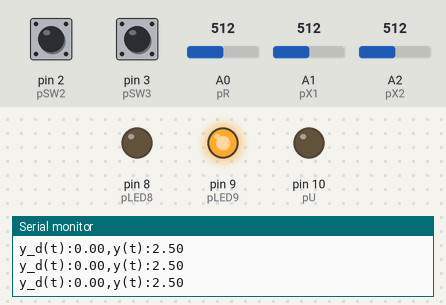
A sketch run on a simulated Arduino Uno, built with avr-gcc and run on an emulated ATmega328P. On the bench: output pins drawn as LEDs (lit = HIGH), the last lines printed to the serial monitor. Dashed ring = blinking. The test bench sets the inputs (shaded band); at power-on: pin 2 (pSW2) LOW, A0 (pR) = 512, A2 (pX2) = 512, pin 3 (pSW3) LOW, A1 (pX1) = 512.

Above: at 1.2 s.
1.3 s: pin 2 (pSW2) pulled HIGH for 0.15 s
At 1.54 s:
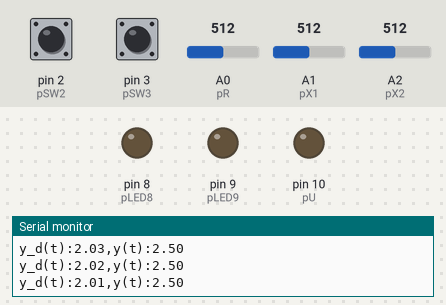
At 2.2 s:
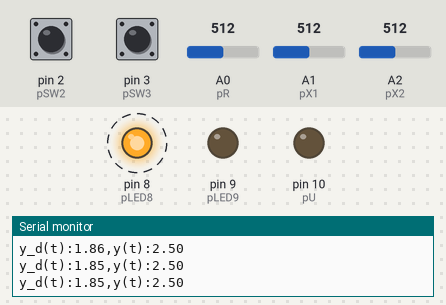
4.4 s: A0 (pR) set to 716
At 4.59 s:
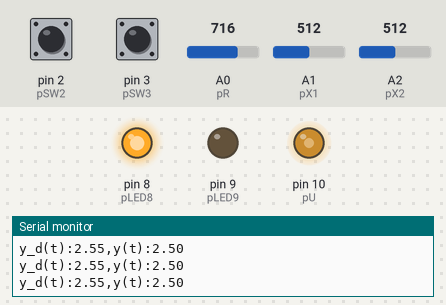
7.4 s: A2 (pX2) set to 716
10.4 s: A2 (pX2) set to 511
13.4 s: A0 (pR) set to 490
16.4 s: pin 3 (pSW3) pulled HIGH for 0.15 s
At 17.5 s:
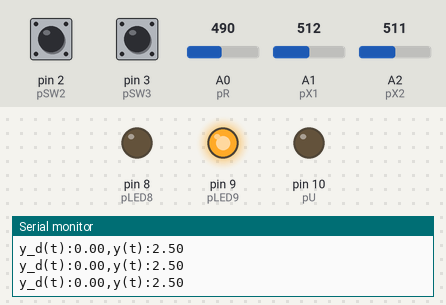
Timing chart, 0 to 19.0 s (numbered marks = the images above; inputs shaded):
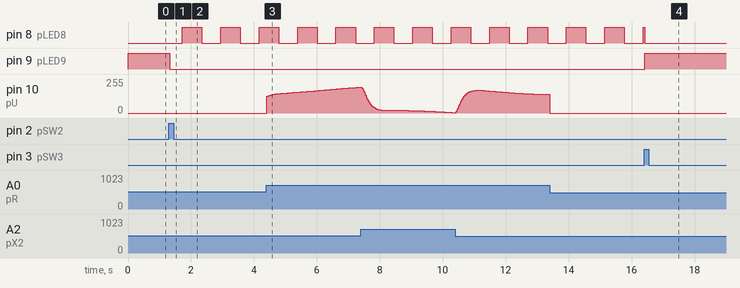

Measured:
- after the input at 1.3 s, pin 8 (pLED8): alternates HIGH for 0.62 s and LOW for 0.60 s, starting after 0.43 s; pin 9 (pLED9): HIGH → LOW at once
- after the input at 4.4 s, pin 10 (pU): moves from 0/255 to 194/255 over 3.0 s, starting at once
- after the input at 16.4 s, pin 9 (pLED9): LOW → HIGH at once; pin 10 (pU): stays 0/255 (without the input it goes to 1/255 after 0.35 s)

The sketch:

4-Tracking-2-Control-Observador-RC2.ino
```cpp
// ******************************************************** //
//                                                          //
// Control Tracking por asignacion de polos                 //
//                                                          //
// r(t) = sen(w t)+sen(3w t)/3                              //
//                                                          //
// Noviembre 8 del 2022, MAPG, EAG                          //
//                                                          //
// Instrucciones                                            //
//                                                          //
// Modificar solamente                                      //
//    Polos de control                                      //
//    Polos de observador                                   //
//    Valores de R1, C1, R2, C2 en planta                   //
//    Valor de la frecuencia fundamental de la referencia   //
//                                                          //
// ******************************************************** //

// ********************************************************//
// ------- Frecuencia de la referenca------------
// *********************************************************//
  #define omega1 0.2
  #define omega2 0.6
// ******************************************************** //

// ******************************************************** //
//---------- Polos cont --------//                          //
// ******************************************************** //
  #define a1r -1                                            //
  #define a1i -1.7320508                                    //
  #define a2r -1                                          //
  #define a2i 1.7320508                                    //
// ******************************************************** //

// ******************************************************** //
//---------- Polos obs --------//                           //
// ******************************************************** //
  #define b1r -10                                           //
  #define b1i   0                                           //
  #define b2r -10                                           //
  #define b2i   0                                           //
// ******************************************************** //

// ******************************************************** //
//----------  Planta  --------//                            //
// ******************************************************** //
  #define R1 1000000                                        //
  #define R2 1000000                                        //
  #define C1 0.000001                                       //
  #define C2 0.000001                                       //
// ******************************************************** //


// ******************************************************** //
//----------  Librerias  --------//                      //
// ******************************************************** //

  #include <SoftwareSerial.h>


// ******************************************************** //
//----------  Definiciones  --------//                      //
// ******************************************************** //

// ******************************************************** //
//----------  Constantes  --------//                        //
// ******************************************************** //

//---------- Escalamientos --------//
  #define mX 0.004882813
  #define bX 0
  #define mU 51
  #define bU 0

//---------- Definición Pines IO discretos--------//
  #define pLED8 8             // LED 8 en tarjeta
  #define pLED9 9             // LED 9 en tarjeta
  #define pSW2 2              // SW 2 en tarjeta
  #define pSW3 3              // SW 3 en tarjeta


//---------- Definicion Pines analogicos --------//
  #define pR 0
  #define pX1 1
  #define pX2 2
  #define pU 10


// ******************************************************** //
//----------  Variables globales  --------//                //
// ******************************************************** //


//---------- Ganancias de Controlador --------//
  float Kp = 0;
  float K1 = 0;
  float K2 = 0;
  float G1 = 0;
  float G2 = 0;
  float G3 = 0;
  float G4 = 0;

//---------- Ganancias de Observador --------//
  float H1 = 0;
  float H2 = 0;

//---------- Definiciones --------//
  unsigned long TIC = 0;
  unsigned long TS = 20;  // Muestreo 50 miliseg
  float Tseg = 0.02;      // Muestreo en segundos
  unsigned long TS_code = 0;
  unsigned long TC = 0;


//----------  Señales --------//
  float R = 0;
  float Rw = 0;
  float Y = 0;
  float X1 = 0;
  float X2 = 0;
  float U = 0;
  int Ui = 0;

//----------  Observador --------//
//-- Estados obs --//
  float W1 = 0; // Estado exosistema 1 en k, W1[k]
  float W2 = 0.333; // Estado exosistema 2 en k, W2[k]
  float W3 = 0; // Estado exosistema 1 en k, W1[k]
  float W4 = -1; // Estado exosistema 2 en k, W2[k]
  float WN1 = 0; // Estado exosistema 1 en k+1, W1[k+1]
  float WN2 = 0; // Estado exosistema 2 en k+1, W2[k+1]
  float WN3 = 0; // Estado exosistema 3 en k+1, W3[k+1]
  float WN4 = 0; // Estado exosistema 4 en k+1, W4[k+1]
  float XeR1 = 0; // Estado estimado 1 en k, Xe1[k]
  float XeR2 = 0; // Estado estimado 2 en k, Xe2[k]
  float XeN1 = 0; // Estado estimado 1 en k+1, Xe1[k+1]
  float XeN2 = 0; // Estado estimado 2 en k+1, Xe2[k+1]
  float f1 = 0; // Dinamica de observador
  float f2 = 0; // Dinamica de observador

//-- Modelo obs --//
  // Matriz A
  float Am11 = 0;
  float Am12 = 0;
  float Am21 = 0;
  float Am22 = 0;
  // Matriz B
  float Bm1 = 0;
  float Bm2 = 0;

//---------- Otros --------//
  bool Habilitado = 0;        // Señal {0,1} para entradas escalón


// ******************************************************** //
//---------- Rutinia de inicio --------//                   //
// ******************************************************** //
void setup() {
  //--Inicia serial--//
  Serial.begin(9600);

  //--Configura pines digitales--//
  pinMode(2, INPUT);
  pinMode(3, INPUT);
  pinMode(8, OUTPUT);
  pinMode(9, OUTPUT);

  //-- Determina ganancias --//

  // Factores comunes
  float p11 = R1*C1;
  float p12 = R1*C2;
  float p21 = R2*C1;
  float p22 = R2*C2;
  float sum_a = -(a1r  + a2r);
  float prod_a = a1r*a2r - a1i*a2i;
  float sum_b = -(b1r  + b2r);
  float prod_b = b1r*b2r - b1i*b2i;

  // Planta
  Am11 = -1/p11 - 1/p21;
  Am12 = 1/p21;
  Am21 = 1/p22;
  Am22 = -1/p22;
  Bm1 = 1/p11;
  Bm2 = 0;

  // Ganancias de Controlador
  // u = Kp*(Vref) - K1*(Vcap1) - K2*(Vcap2) + G1*W1 + G2*W2

  K1 = p11*(sum_a - 1/p11 - 1/p21 - 1/p22);
  K2 = p12*p22*(prod_a - 1/(p11*p22) - 1/(p21*p21) - K1/(p21*p22) + 1/(p21*p22));
  Kp = K1 + K2 + 1;
  G1 = 1 - omega1*omega1*p11*p22 + K1 + K2;
  G2 = -omega2*p11*(p22/p11 + p12/p11 + 1) - K1*omega2*p22;
  G3 = 1 - omega2*omega2*p22*p11 + K1 + K2;
  G4 = omega1*p11*(1 + p22/p11 + p22/p21) + omega1*K1*p21;

  // Ganancias de Observador
  // Xe[k+1] = A*Xe[k] + B*U[k] + H*(Y[k]-Xe2[k])

  H2 = sum_b - 1/p11 - 1/p22 - 1/p22;
  H1 = p22*(prod_b - ((1/p11 + 1/p21)*(1/p22 + H2))) + 1/p21;
}


// ******************************************************** //
//---------- Rutinia principal  --------//                  //
// ******************************************************** //
void loop() {
  proc_entradas();                    // Procesamiento de Entradas
  observador();                       // Observador
  control();                          // Control
  proc_salidas();                     // Procesado de Salidas
  coms_arduino_ide();               // Comunicaciones
  //coms_python(&Rw,&Y,&U);
  espera();
}


// ******************************************************** //
//---------- Rutinias --------//                            //
// ******************************************************** //

// ******************************************************** //
//---------- Rutinias de control y observador--------       //
// ******************************************************** //

//-- Observador e integradores --//
void observador(){
  f1 = Am11*XeR1 + Am12*XeR2 + Bm1*U + H1*(Y-XeR2);     // Dinamica estado 1 observador
  f2 = Am21*XeR1 + Am22*XeR2 + Bm2*U + H2*(Y-XeR2);     // Dinamica estado 2 observador

  XeN1 = XeR1 + Tseg*f1;              // Integrador estado 1 mediante Euler
  XeN2 = XeR2 + Tseg*f2;              // Integrador estado 2 mediante Euler
  WN1 = W1 + Tseg*omega1*W4;
  WN2 = W2 + Tseg*omega2*W3;
  WN3 = W3 - Tseg*omega2*W2;
  WN4 = W4 - Tseg*omega1*W1;
  XeR1 = XeN1;
  XeR2 = XeN2;
  W1 = WN1;
  W2 = WN2;
  W3 = WN3;
  W4 = WN4;
}

//-- Control --//
void control(){
  // Ley de control
  U = Habilitado*(Kp*R + G1*W1 + G2*W2 + G3*W3 + G4*W4 - K1*XeR1 - K2*XeR2);       // Ley de control retro estado estimado

  // Saturacion
  if(U >= 5.0) U = 5.0;               // Saturacion de control en rango 0 a 5V
  else if(U < 0) U = 0;
}


// ******************************************************** //
//---------- Rutinias de IO y control de tiempo     --------//
// ******************************************************** //


//-- Procesado de entradas --//
void proc_entradas(){
  // No se ocupa leer X1 (Vc1) porque se estima con observador
  X1=analogRead(pX1)*mX+bX;           // Lectura de salida de planta en pin pX3
  X2=analogRead(pX2)*mX+bX;           // Lectura de salida de planta en pin pX2
  R=analogRead(pR)*mX+bX;             // Lectura de referencia en pin pR
  Y = X2;
  Rw = Habilitado*(R + W1 + W3);
}

//-- Procesado de salidas --//
void proc_salidas(){
  Ui = int(U*mU+bU);                    // Escalamiento
  analogWrite(pU, Ui);                  // Salida PWM en pin pU
  botonesyleds();                       // Manejo de IO discretas
}


//-- Memoria {0,1} para entrada escalón --//
void botonesyleds(){

  static int n = 0;
  if(n >= 1000/TS) n=0;                                // Señal cuadrada para led blink
  else n = n+1;

  if(digitalRead(pSW2) == 1) Habilitado = 1;      // Memoria on/off en Habilitado
  else if(digitalRead(pSW3) == 1) Habilitado = 0; // Set con SW2. Reset con SW3

  if(n >= 500/TS && Habilitado == 1) digitalWrite(pLED8,HIGH); // Led blink en LED8
  else digitalWrite(pLED8, LOW);                           // Cuando Habilitado = 1

  if(Habilitado == 0) digitalWrite(pLED9,HIGH);            // LED9 = 1
  else digitalWrite(pLED9, LOW);                           // Cuando Habilitado = 0
}


//-- Para muestreo uniforme --//
void espera(){
  TS_code = millis()- TIC;                 // Tiempo de ciclo
  TC = TS - TS_code;                       // Calcula altante para TS
  if (TS_code < TS) delay(TC);             // Espera para completar ciclo de TS
  TIC = millis();
}


//-- Comunicación con monitor --//
void coms_arduino_ide(){
  Serial.print("y_d(t):");            // Referencia
  Serial.print(Rw);                    // Referencia
  Serial.print(",");                  // Separador
  Serial.print("y(t):");              // Salida
  Serial.println(Y);                  // Salida (terminar con "serial.println")
}


void coms_python(float* Rp, float* Yp, float* Up)
{
  byte* byteData1 = (byte*)(Rp);
  byte* byteData2 = (byte*)(Yp);
  byte* byteData3 = (byte*)(Up);
  byte buf[12] = {byteData1[0], byteData1[1], byteData1[2], byteData1[3],
                 byteData2[0], byteData2[1], byteData2[2], byteData2[3],
                 byteData3[0], byteData3[1], byteData3[2], byteData3[3]};
  Serial.write(buf, 12);
}
```
